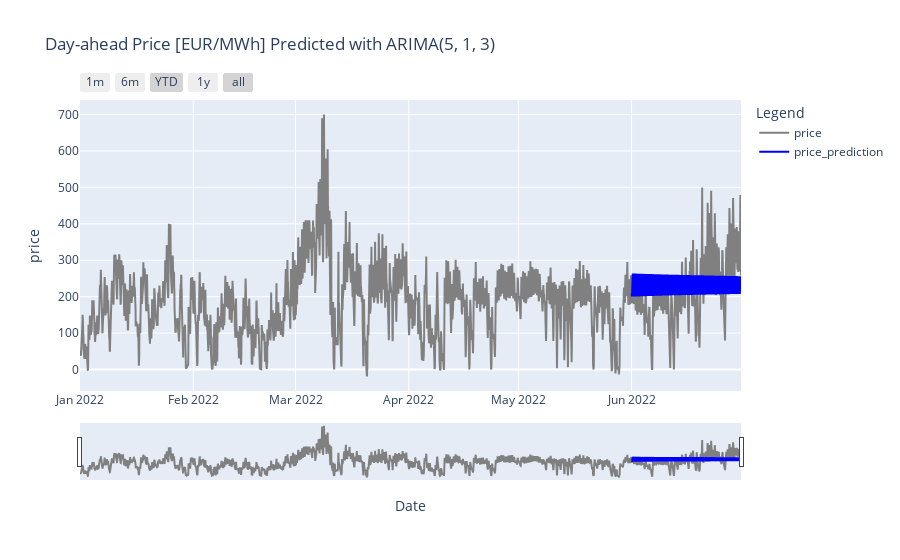

The notebook cell saved with this chart:
### Code cell
arima_obj.run_ARIMA(5, 1, 3)
arima_obj.get_forecast()
arima_obj.plot_forecast()
arima_obj.get_mae_rmse()

### Figure 1 — Plotly figure (JSON) as saved in the notebook; plotly's stock layout.template omitted (floating-point values rounded to 4 significant figures; data arrays with more than 128 entries replaced by an {"elided": "..."} marker saying what was removed)
{"data": [{"line": {"color": "grey"}, "name": "price", "type": "scatter", "x": {"elided": "4344 str values"}, "y": {"elided": "4344 float values"}}, {"line": {"color": "blue"}, "name": "price_prediction", "type": "scatter", "x": {"elided": "4344 str values"}, "y": {"elided": "4344 float values"}}], "layout": {"font": {"size": 12}, "hovermode": "x unified", "legend": {"title": {"text": "Legend"}}, "title": {"text": "Day-ahead Price [EUR/MWh] Predicted with ARIMA(5, 1, 3)"}, "xaxis": {"anchor": "y", "domain": [0, 1], "rangeselector": {"buttons": [{"count": 1, "label": "1m", "step": "month", "stepmode": "backward"}, {"count": 6, "label": "6m", "step": "month", "stepmode": "backward"}, {"count": 1, "label": "YTD", "step": "year", "stepmode": "todate"}, {"count": 1, "label": "1y", "step": "year", "stepmode": "backward"}, {"step": "all"}]}, "rangeslider": {"visible": true}, "title": {"text": "Date"}}, "yaxis": {"anchor": "x", "domain": [0, 1], "title": {"text": "price"}}}}
